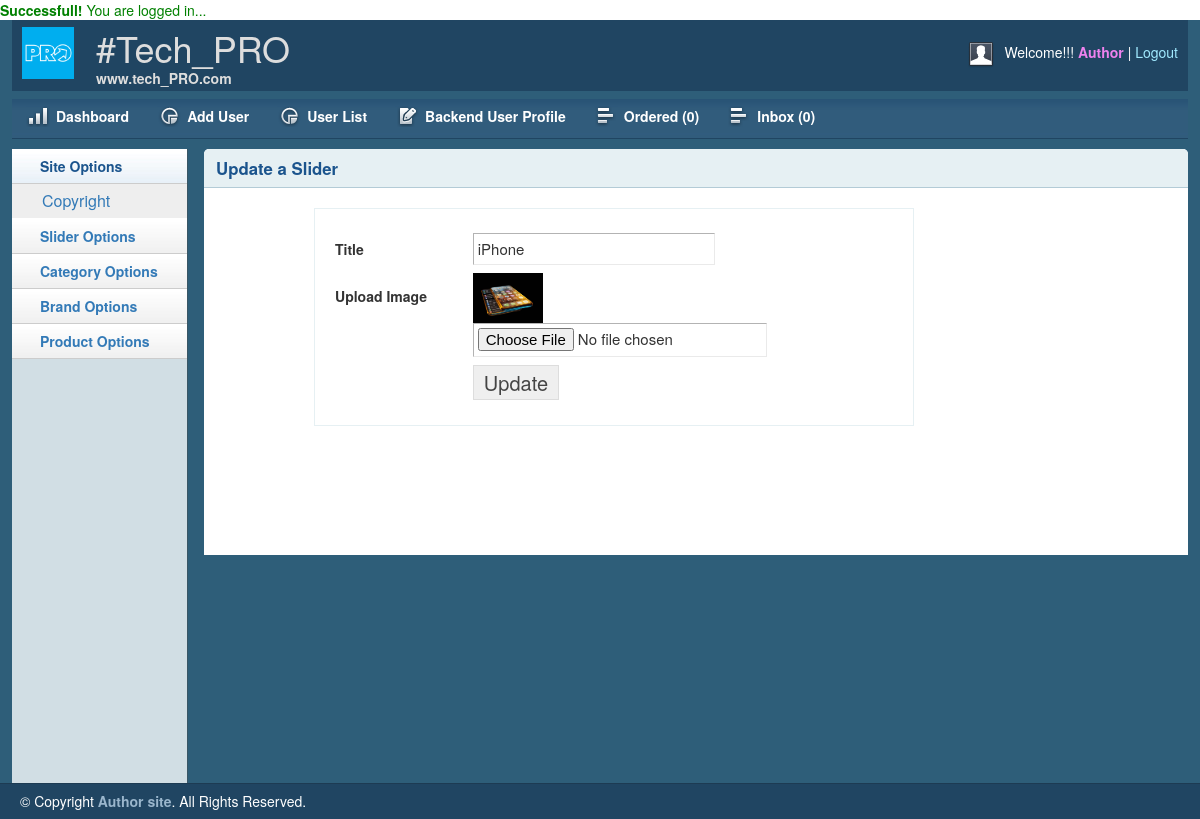
The app's page /admin/edit_slide.php?slide_id=1 (signed in) with its own data.
### tables this page shows
CREATE TABLE `slider` (
  `id` int(11) NOT NULL,
  `title` varchar(255) NOT NULL,
  `image` varchar(255) NOT NULL
);

### helper/format.php (called while the page is built, shortened)
<?php
  $filepath= realpath(dirname(__FILE__));
  include_once $filepath.'/../database/db.php';
  class Format
  {
    public function selectTheSlideById($id)
    {
      $sql= "select * from slider where id= :id limit 1";
      $query= databaseClass::ourPrepareMethod($sql);
      $query->bindValue(':id', $id);
      $query->execute();
      $result= $query->fetch(PDO::FETCH_OBJ);
      return $result;
    }
  }
?>

### database/db.php (called while the page is built, shortened)
<?php
	class databaseClass
	{
		private static $pdo;
		public static function dbConnection()
		{
			if(!isset(self::$pdo))
			{
				try{
					self::$pdo= new PDO('mysql: host='.db_host.'; dbname='.db_name, db_user, db_pass);
				}
				catch(PDOException $e){
					echo $e->getMessage();
				}
			}
			return self::$pdo;
		}
		public static function ourPrepareMethod($sql)
		{
			return self::dbConnection()->prepare($sql);
		}
	}
?>

### admin/edit_slide.php (the view, shortened to what this page needs)
<?php
    include 'include/header.php';
    include 'include/sidebar.php';
?>
<?php
    if(!isset($_GET['slide_id']) || $_GET['slide_id']== null){
        header("Location: slidelist.php");
    }
    else
    {
        $slide_id= $_GET['slide_id'];
    }
?>
    <div class="grid_10">
        <div class="box round first grid">
            <h2>Update a Slider</h2>
           <div class="block copyblock">
             <form action="" method="POST" enctype="multipart/form-data">
                <?php
                    $format= new Format();
                    $select_the_slide= $format->selectTheSlideById($slide_id);
                    if($select_the_slide){
                ?>
                <table class="form">
                    <tr>
                        <td>
                            <label>Title</label>
                        </td>
                        <td>
                            <input type="text" name="title" value="<?php echo $select_the_slide->title; ?>" class="medium" />
                        </td>
                    </tr>
                    <tr>
                        <td>
                            <label>Upload Image</label>
                        </td>
                        <td>
                            <img src="<?php echo $select_the_slide->image; ?>" height="50px" width="70px" alt="slider_image">
                            <input type="file" name="image"/>
                        </td>
                    </tr>
					<tr>
                        <td></td>
                        <td>
                            <input type="submit" name="submit" Value="Update" />
                        </td>
                    </tr>
                </table>
                <?php } ?>
                </form>
            </div>
        </div>
    </div>
<?php include 'include/footer.php'; ?>

### admin/css/text.css (style rules this page uses)
body { font: 13px/1.5 Tahoma, Helvetica, Arial, 'Liberation Sans', FreeSans, sans-serif; }
h2 { font-size: 23px; }
p, dl, hr, h1, h2, h3, h4, h5, h6, ol, ul, pre, table, address, fieldset { margin-bottom: 20px; }

### admin/css/grid.css (style rules this page uses)
.grid_1, .grid_2, .grid_3, .grid_4, .grid_5, .grid_6, .grid_7, .grid_8, .grid_9, .grid_10, .grid_11, .grid_12, .grid_13, .grid_14, .grid_15, .grid_16 { display: inline; float: left; margin-left: 1%; margin-right: 1%; }
.container_12 .grid_10 { width: 81.333%; }

### admin/css/layout.css (style rules this page uses)
body { background: #fff none repeat scroll 0 0; color: #444; font-size: 14px; padding: 0; }
h1, h2, h3, h4, h5, h6 { line-height:1.2em; margin-bottom:.3em; }
h2 { margin-top:1em; }
.box { background:#fff; margin-bottom:20px; padding:10px 10px 10px 10px; margin-left:-8px; }
.box.grid { padding-bottom:40px; }
.box.round { -moz-border-radius: 5px 5px 0px 0px; -webkit-border-radius: 5px 5px 0px 0px; border-radius: 5px 5px 0px 0px; }
.box h2 { font-size:1.2em; font-weight:bold; color:#1B548D; background:#E6F0F3; margin:-10px -10px 0 -10px; padding:10px 12px; border-bottom:1px solid #B3CBD6; -moz-border-radius: 5px 5px 0px 0px; -webkit-border-radius: 5px 5px 0px 0px; border-radius: 5px 5px 0px 0px; }
.box.first { min-height: 406px; }
.block { padding-top:20px; }
.copyblock { border: 1px solid #e6f0f3; line-height: 32px; margin-left: 100px; margin-top: 20px; padding-left: 20px; width: 600px; }
table.form { width:100%; }
table.form td { padding:4px 0px; }
table.form label { font-weight:bold; }
table.form input, table.form select { font-size: 15px; padding: 4px 4px 5px 4px; border-top: 1px solid #b3b3b3; border-left: 1px solid #b3b3b3; border-right: 1px solid #eaeaea; border-bottom: 1px solid #eaeaea; }
table.form input[type="submit"] { border: 1px solid #ddd; color: #444; cursor: pointer; font-size: 20px; padding: 2px 10px; }
input.medium { width: 55%; }
.block { padding-bottom:1px; }

### records on screen
slider: title "iPhone", image (picture)

### other values on screen
$loginmsg "Successfull! You are logged in..."
$name "Author"
